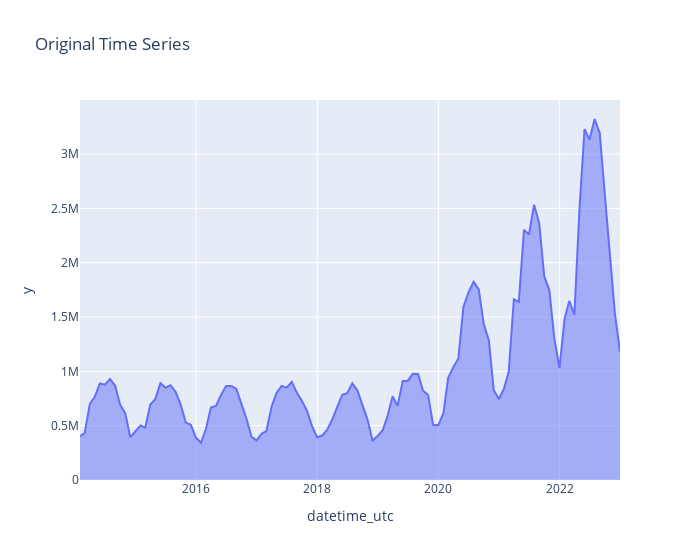

Notebook code cell kept with this figure:
### Code cell
import plotly.express as px

fig = px.area(s_solar_monthly, x=s_solar_monthly.index, y=s_solar_monthly.values, width=700, title='Original Time Series')
fig
